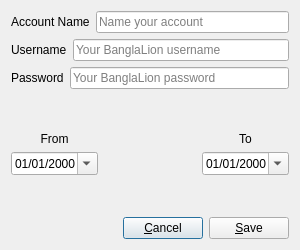
<?xml version="1.0" encoding="UTF-8"?>
<ui version="4.0">
 <class>AccountDialog</class>
 <widget class="QDialog" name="AccountDialog">
  <property name="geometry">
   <rect>
    <x>0</x>
    <y>0</y>
    <width>300</width>
    <height>250</height>
   </rect>
  </property>
  <property name="minimumSize">
   <size>
    <width>300</width>
    <height>250</height>
   </size>
  </property>
  <property name="maximumSize">
   <size>
    <width>300</width>
    <height>250</height>
   </size>
  </property>
  <property name="windowTitle">
   <string>Account credentials</string>
  </property>
  <layout class="QGridLayout" name="gridLayout">
   <item row="0" column="0">
    <layout class="QHBoxLayout" name="horizontalLayout_4">
     <item>
      <widget class="QLabel" name="label_5">
       <property name="text">
        <string>Account Name</string>
       </property>
      </widget>
     </item>
     <item>
      <widget class="QLineEdit" name="accountNameEdit">
       <property name="placeholderText">
        <string>Name your account</string>
       </property>
      </widget>
     </item>
    </layout>
   </item>
   <item row="1" column="0">
    <layout class="QHBoxLayout" name="horizontalLayout">
     <item>
      <widget class="QLabel" name="label">
       <property name="text">
        <string>Username</string>
       </property>
      </widget>
     </item>
     <item>
      <widget class="QLineEdit" name="usernameEdit">
       <property name="placeholderText">
        <string>Your BanglaLion username</string>
       </property>
      </widget>
     </item>
    </layout>
   </item>
   <item row="2" column="0">
    <layout class="QHBoxLayout" name="horizontalLayout_2">
     <item>
      <widget class="QLabel" name="label_2">
       <property name="text">
        <string>Password</string>
       </property>
      </widget>
     </item>
     <item>
      <widget class="QLineEdit" name="passwordEdit">
       <property name="echoMode">
        <enum>QLineEdit::Password</enum>
       </property>
       <property name="placeholderText">
        <string>Your BanglaLion password</string>
       </property>
      </widget>
     </item>
    </layout>
   </item>
   <item row="3" column="0">
    <spacer name="verticalSpacer">
     <property name="orientation">
      <enum>Qt::Vertical</enum>
     </property>
     <property name="sizeHint" stdset="0">
      <size>
       <width>135</width>
       <height>10</height>
      </size>
     </property>
    </spacer>
   </item>
   <item row="4" column="0">
    <layout class="QHBoxLayout" name="horizontalLayout_3">
     <item>
      <layout class="QVBoxLayout" name="verticalLayout">
       <item>
        <widget class="QLabel" name="label_3">
         <property name="text">
          <string>From</string>
         </property>
         <property name="alignment">
          <set>Qt::AlignCenter</set>
         </property>
        </widget>
       </item>
       <item>
        <widget class="QDateEdit" name="fromDate">
         <property name="displayFormat">
          <string>dd/MM/yyyy</string>
         </property>
         <property name="calendarPopup">
          <bool>true</bool>
         </property>
        </widget>
       </item>
      </layout>
     </item>
     <item>
      <spacer name="horizontalSpacer">
       <property name="orientation">
        <enum>Qt::Horizontal</enum>
       </property>
       <property name="sizeHint" stdset="0">
        <size>
         <width>40</width>
         <height>20</height>
        </size>
       </property>
      </spacer>
     </item>
     <item>
      <layout class="QVBoxLayout" name="verticalLayout_2">
       <item>
        <widget class="QLabel" name="label_4">
         <property name="text">
          <string>To</string>
         </property>
         <property name="alignment">
          <set>Qt::AlignCenter</set>
         </property>
        </widget>
       </item>
       <item>
        <widget class="QDateEdit" name="toDate">
         <property name="displayFormat">
          <string>dd/MM/yyyy</string>
         </property>
         <property name="calendarPopup">
          <bool>true</bool>
         </property>
        </widget>
       </item>
      </layout>
     </item>
    </layout>
   </item>
   <item row="5" column="0">
    <spacer name="verticalSpacer_2">
     <property name="orientation">
      <enum>Qt::Vertical</enum>
     </property>
     <property name="sizeHint" stdset="0">
      <size>
       <width>135</width>
       <height>10</height>
      </size>
     </property>
    </spacer>
   </item>
   <item row="6" column="0">
    <layout class="QHBoxLayout" name="horizontalLayout_5">
     <item>
      <spacer name="horizontalSpacer_2">
       <property name="orientation">
        <enum>Qt::Horizontal</enum>
       </property>
       <property name="sizeHint" stdset="0">
        <size>
         <width>37</width>
         <height>17</height>
        </size>
       </property>
      </spacer>
     </item>
     <item>
      <widget class="QPushButton" name="cancelButton">
       <property name="text">
        <string>&amp;Cancel</string>
       </property>
      </widget>
     </item>
     <item>
      <widget class="QPushButton" name="saveButton">
       <property name="text">
        <string>&amp;Save</string>
       </property>
      </widget>
     </item>
    </layout>
   </item>
  </layout>
 </widget>
 <resources/>
 <connections>
  <connection>
   <sender>cancelButton</sender>
   <signal>clicked()</signal>
   <receiver>AccountDialog</receiver>
   <slot>reject()</slot>
   <hints>
    <hint type="sourcelabel">
     <x>156</x>
     <y>226</y>
    </hint>
    <hint type="destinationlabel">
     <x>149</x>
     <y>124</y>
    </hint>
   </hints>
  </connection>
  <connection>
   <sender>saveButton</sender>
   <signal>clicked()</signal>
   <receiver>AccountDialog</receiver>
   <slot>accept()</slot>
   <hints>
    <hint type="sourcelabel">
     <x>247</x>
     <y>226</y>
    </hint>
    <hint type="destinationlabel">
     <x>149</x>
     <y>124</y>
    </hint>
   </hints>
  </connection>
 </connections>
</ui>
